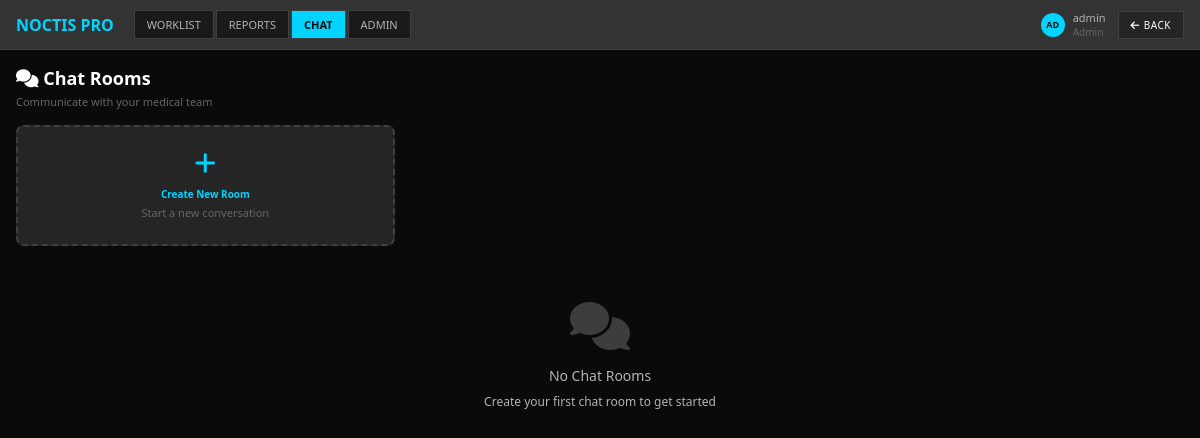
The page /chat/ (signed in) on the database its author committed.
### accounts/models.py (models this page shows, shortened)
class User(AbstractUser):
    USER_ROLES = (
        ('admin', 'Administrator'),
        ('radiologist', 'Radiologist'),
        ('facility', 'Facility User'),
    )
    role = models.CharField(max_length=20, choices=USER_ROLES, default='facility')
    facility = models.ForeignKey(Facility, on_delete=models.CASCADE, null=True, blank=True)
    phone = models.CharField(max_length=20, blank=True)
    license_number = models.CharField(max_length=100, blank=True)
    specialization = models.CharField(max_length=100, blank=True)
    is_verified = models.BooleanField(default=False)
    last_login_ip = models.GenericIPAddressField(null=True, blank=True)
    created_at = models.DateTimeField(auto_now_add=True)
    updated_at = models.DateTimeField(auto_now=True)
    def is_admin(self):
        if getattr(self, 'is_superuser', False) or getattr(self, 'is_staff', False):
            return True
        return self.role == 'admin'

### chat/views.py (the view)
# urls.py: path('', views.chat_rooms, name='chat_rooms'),
@login_required
def chat_rooms(request):
    user_rooms = ChatRoom.objects.filter(
        participants__user=request.user,
        participants__is_active=True,
        is_active=True
    ).annotate(
        participant_count=Count('participants', filter=Q(participants__is_active=True)),
        last_message_time=Max('messages__created_at')
    ).order_by('-last_activity')
    available_rooms = ChatRoom.objects.filter(
        Q(room_type='general') | Q(facility=request.user.facility),
        is_private=False,
        is_active=True
    ).exclude(
        participants__user=request.user
    ).annotate(
        participant_count=Count('participants', filter=Q(participants__is_active=True))
    )[:5]  # Limit to 5 suggestions
    pending_invitations = ChatInvitation.objects.filter(
        invited_user=request.user,
        status='pending',
        expires_at__gt=timezone.now()
    ).select_related('room', 'invited_by')
    for room in user_rooms:
        latest_message = room.messages.filter(is_deleted=False).order_by('-created_at').first()
        room.latest_message = latest_message
        room.unread_count = room.get_unread_count(request.user)
    context = {
        'user_rooms': user_rooms,
        'available_rooms': available_rooms,
        'pending_invitations': pending_invitations,
    }
    return render(request, 'chat/chat_rooms.html', context)

### templates/chat/chat_rooms.html (shortened to what this page needs)
<!DOCTYPE html>
<html lang="en">
<head>
    <link href="https://cdnjs.cloudflare.com/ajax/libs/font-awesome/6.4.0/css/all.min.css" rel="stylesheet">
</head>
<body>
    <div class="dashboard-container">
        <nav class="top-navbar">
            <div class="nav-left">
                <div class="logo">NOCTIS PRO</div>
                <div class="nav-tabs">
                    <a href="{% url 'worklist:dashboard' %}" class="nav-tab">WORKLIST</a>
                    <a href="{% url 'reports:report_list' %}" class="nav-tab">REPORTS</a>
                    <a href="{% url 'chat:chat_rooms' %}" class="nav-tab active">CHAT</a>
                    {% if user.is_admin %}
                    <a href="{% url 'admin_panel:dashboard' %}" class="nav-tab">ADMIN</a>
                    {% endif %}
                </div>
            </div>
            <div class="nav-right">
                <div class="user-info">
                    <div class="user-avatar">{{ user.get_full_name|default:user.username|slice:":2"|upper }}</div>
                    <div>
                        <div>{{ user.get_full_name|default:user.username }}</div>
                        <div style="color: var(--text-muted); font-size: 10px;">{{ user.role|title }}</div>
                    </div>
                </div>
                <a href="{% url 'worklist:dashboard' %}" class="worklist-btn" title="Back to Dashboard">
                    <i class="fas fa-arrow-left"></i> BACK
                </a>
            </div>
        </nav>
        <div class="main-content">
            <div class="content-header">
                <div class="page-title">
                    <i class="fas fa-comments"></i> Chat Rooms
                </div>
                <div class="page-subtitle">Communicate with your medical team</div>
            </div>
            <div class="chat-rooms-grid">
                <div class="create-room-card" onclick="createNewRoom()">
                    <i class="fas fa-plus" style="font-size: 24px; color: var(--accent-color); margin-bottom: 12px;"></i>
                    <h5 style="color: var(--accent-color); margin-bottom: 4px;">Create New Room</h5>
                    <p style="color: var(--text-muted); font-size: 11px;">Start a new conversation</p>
                </div>
                {% for room in user_rooms %}
                <div class="chat-room-card room-type-{{ room.room_type }}" onclick="joinRoom('{{ room.id }}')">
                    <div class="room-header">
                        <div class="room-icon">
                            {% if room.room_type == 'direct' %}
                                <i class="fas fa-user"></i>
                            {% elif room.room_type == 'facility' %}
                                <i class="fas fa-hospital"></i>
                            {% elif room.room_type == 'study' %}
                                <i class="fas fa-x-ray"></i>
                            {% elif room.room_type == 'general' %}
                                <i class="fas fa-users"></i>
                            {% elif room.room_type == 'support' %}
                                <i class="fas fa-tools"></i>
                            {% else %}
                                <i class="fas fa-comments"></i>
                            {% endif %}
                        </div>
                        <div class="room-info">
                            <h5>{{ room.name }}</h5>
                            <p>{{ room.get_room_type_display }}{% if room.description %} • {{ room.description|truncatechars:50 }}{% endif %}</p>
                        </div>
                    </div>
                    {% if room.latest_message %}
                    <div class="last-message">
                        <strong>{{ room.latest_message.sender.get_full_name|default:room.latest_message.sender.username }}:</strong>
                        {% if room.latest_message.message_type == 'text' %}
                            {{ room.latest_message.content|truncatechars:60 }}
                        {% elif room.latest_message.message_type == 'image' %}
                            <i class="fas fa-image"></i> Image
                        {% elif room.latest_message.message_type == 'file' %}
                            <i class="fas fa-file"></i> {{ room.latest_message.attachment_name|default:"File" }}
                        {% elif room.latest_message.message_type == 'study_link' %}
                            <i class="fas fa-link"></i> Study Link
                        {% else %}
                            {{ room.latest_message.content|truncatechars:60 }}
                        {% endif %}
                    </div>
                    {% endif %}
                    <div class="room-stats">
                        <span style="color: var(--text-muted); font-size: 10px;">
                            {{ room.members.count }} member{{ room.members.count|pluralize }}
                        </span>
                        {% if room.unread_count %}
                        <span class="unread-badge">{{ room.unread_count }}</span>
                        {% endif %}
                    </div>
                </div>
                {% empty %}
                <div style="grid-column: 1 / -1;">
                    <div class="empty-state">
                        <i class="fas fa-comments"></i>
                        <div style="font-size: 14px; margin-bottom: 8px;">No Chat Rooms</div>
                        <div style="font-size: 12px;">Create your first chat room to get started</div>
                    </div>
                </div>
                {% endfor %}
            </div>
        </div>
    </div>
</body>
</html>

### templates/chat/chat_rooms.html (style rules this page uses)
:root { --primary-bg: #0a0a0a; --secondary-bg: #1a1a1a; --card-bg: #252525; --card-surface: #252525; --header-bg: #333333; --border-color: #404040; --accent-color: #00d4ff; --text-primary: #ffffff; --text-secondary: #b3b3b3; --text-muted: #666666; --success-color: #00ff88; --warning-color: #ffaa00; --danger-color: #ff4444; }
* { margin: 0; padding: 0; box-sizing: border-box; }
body { font-family: 'Segoe UI', Tahoma, Geneva, Verdana, sans-serif; background: var(--primary-bg); color: var(--text-primary); font-size: 12px; overflow: hidden; }
.dashboard-container { height: 100vh; display: flex; flex-direction: column; }
.top-navbar { background: var(--header-bg); border-bottom: 1px solid var(--border-color); padding: 8px 16px; display: flex; justify-content: space-between; align-items: center; height: 50px; }
.nav-left { display: flex; align-items: center; gap: 20px; }
.logo { color: var(--accent-color); font-weight: bold; font-size: 16px; }
.nav-tabs { display: flex; gap: 2px; }
.nav-tab { background: var(--secondary-bg); border: 1px solid var(--border-color); color: var(--text-secondary); padding: 6px 12px; font-size: 11px; cursor: pointer; transition: all 0.2s ease; text-decoration: none; }
.nav-tab.active { background: var(--accent-color); color: var(--primary-bg); font-weight: bold; }
.nav-right { display: flex; align-items: center; gap: 12px; }
.user-info { display: flex; align-items: center; gap: 8px; color: var(--text-secondary); font-size: 11px; }
.user-avatar { width: 24px; height: 24px; background: var(--accent-color); color: var(--primary-bg); border-radius: 50%; display: flex; align-items: center; justify-content: center; font-weight: bold; font-size: 9px; }
.worklist-btn { background: var(--card-bg); border: 1px solid var(--border-color); color: var(--text-primary); padding: 6px 12px; font-size: 10px; cursor: pointer; transition: all 0.2s ease; display: inline-flex; align-items: center; gap: 4px; font-weight: 500; text-transform: uppercase; letter-spacing: 0.5px; text-decoration: none; }
.main-content { flex: 1; display: flex; flex-direction: column; overflow: auto; padding: 16px; }
.content-header { margin-bottom: 16px; }
.page-title { font-size: 18px; font-weight: bold; color: var(--text-primary); margin-bottom: 4px; }
.page-subtitle { font-size: 11px; color: var(--text-muted); }
.chat-rooms-grid { display: grid; grid-template-columns: repeat(auto-fill, minmax(300px, 1fr)); gap: 16px; margin-bottom: 16px; }
.create-room-card { background: var(--card-bg); border: 2px dashed var(--border-color); border-radius: 8px; padding: 24px; text-align: center; cursor: pointer; transition: all 0.2s ease; }
.empty-state { text-align: center; padding: 40px 20px; color: var(--text-secondary); }
.empty-state i { font-size: 48px; margin-bottom: 16px; opacity: 0.3; }

### rows shown on the page
User: get_full_name "AD", get_full_name "admin", role "Admin"
